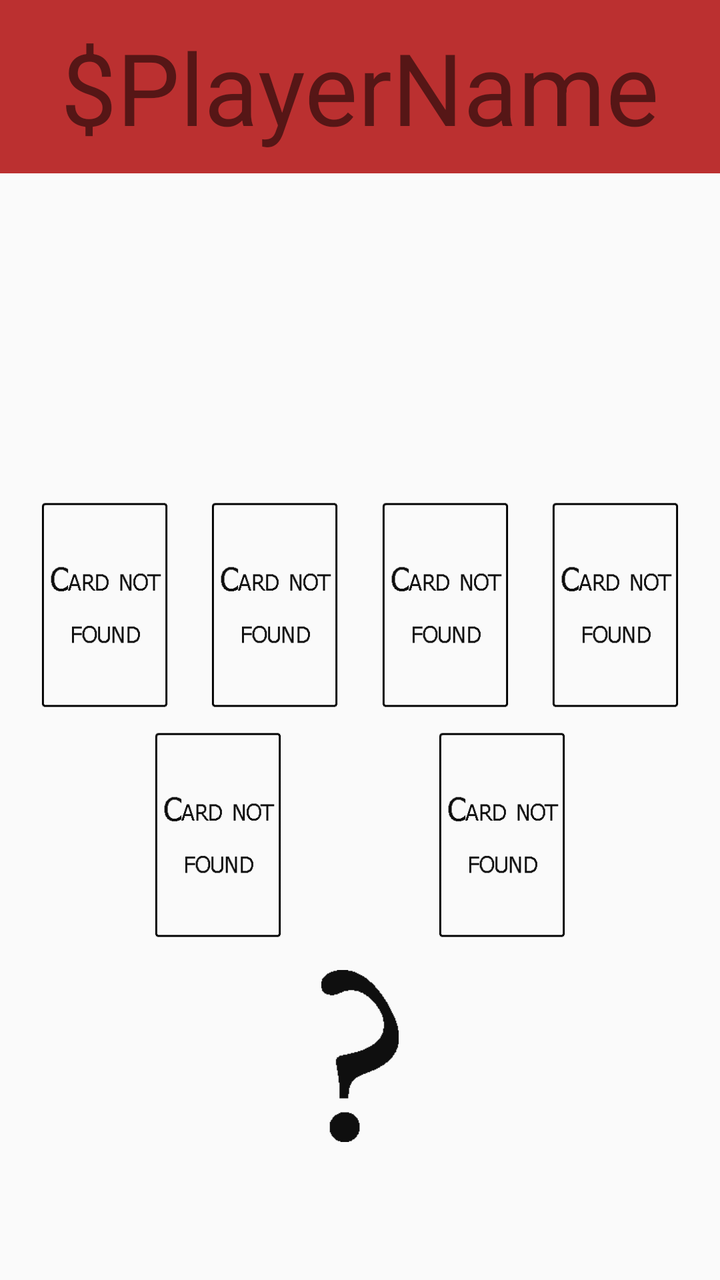
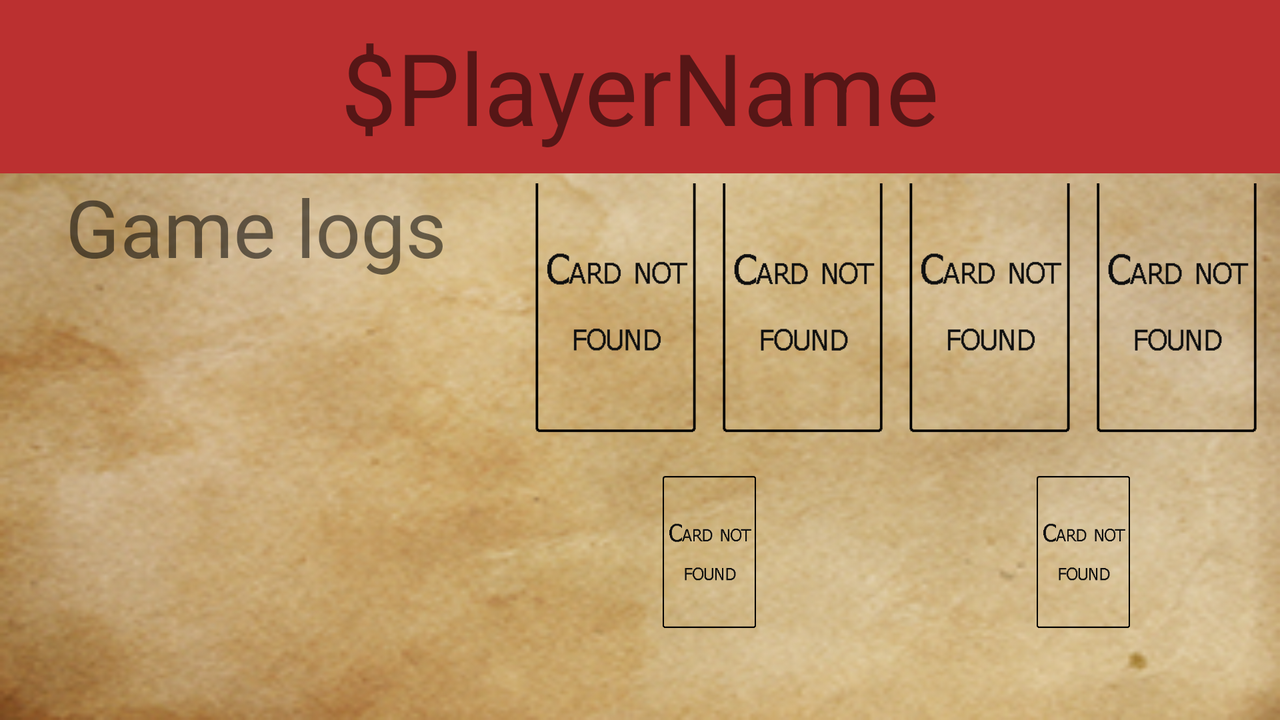

Compare how this app lays out the same screen by default and in its alternative resource folder. The renders come first, then the two layout files and the values they reference.
<!-- AndroidManifest.xml: application theme RedOrBlack -->
<!-- res/layout/activity_phase5.xml -->
<?xml version="1.0" encoding="utf-8"?>
<android.support.constraint.ConstraintLayout
    android:id="@+id/layout_phase5"
    xmlns:android="http://schemas.android.com/apk/res/android"
    xmlns:app="http://schemas.android.com/apk/res-auto"
    xmlns:tools="http://schemas.android.com/tools"
    android:layout_width="match_parent"
    android:layout_height="match_parent"
    tools:context="com.stl.tpalt.redorblack.activities.Phase5Activity">

    <include
        android:id="@+id/header"
        layout="@layout/header" />
    <android.support.constraint.ConstraintLayout
        android:layout_width="0dp"
        android:layout_height="0dp"
        android:clickable="false"
        android:padding="5dp"
        app:layout_constraintBottom_toTopOf="@id/guidelinebot"
        app:layout_constraintLeft_toLeftOf="parent"
        app:layout_constraintRight_toRightOf="parent"
        app:layout_constraintTop_toBottomOf="@id/header">

        <ImageView
            android:id="@+id/phase5_mycard1"
            android:layout_width="wrap_content"
            android:layout_height="0dp"
            android:adjustViewBounds="true"
            android:layout_margin="5dp"
            android:src="@drawable/errorcard"
            app:layout_constraintTop_toTopOf="@id/guidelinetop"
            app:layout_constraintBottom_toBottomOf="@id/guidelinemid"
            app:layout_constraintLeft_toLeftOf="parent"
            app:layout_constraintRight_toLeftOf="@id/phase5_mycard2"
            tools:ignore="ContentDescription" />

        <ImageView
            android:id="@+id/phase5_mycard2"
            android:layout_width="wrap_content"
            android:layout_height="0dp"
            android:adjustViewBounds="true"
            android:layout_margin="5dp"
            android:src="@drawable/errorcard"
            app:layout_constraintTop_toTopOf="@id/guidelinetop"
            app:layout_constraintBottom_toBottomOf="@id/guidelinemid"
            app:layout_constraintLeft_toRightOf="@id/phase5_mycard1"
            app:layout_constraintRight_toLeftOf="@id/phase5_mycard3"
            tools:ignore="ContentDescription" />

        <ImageView
            android:id="@+id/phase5_mycard3"
            android:layout_width="wrap_content"
            android:layout_height="0dp"
            android:adjustViewBounds="true"
            android:layout_margin="5dp"
            android:src="@drawable/errorcard"
            app:layout_constraintTop_toTopOf="@id/guidelinetop"
            app:layout_constraintBottom_toBottomOf="@id/guidelinemid"
            app:layout_constraintLeft_toRightOf="@id/phase5_mycard2"
            app:layout_constraintRight_toLeftOf="@id/phase5_mycard4"
            tools:ignore="ContentDescription" />

        <ImageView
            android:id="@+id/phase5_mycard4"
            android:layout_width="wrap_content"
            android:layout_height="0dp"
            android:adjustViewBounds="true"
            android:layout_margin="5dp"
            android:src="@drawable/errorcard"
            app:layout_constraintTop_toTopOf="@id/guidelinetop"
            app:layout_constraintBottom_toBottomOf="@id/guidelinemid"
            app:layout_constraintLeft_toRightOf="@id/phase5_mycard3"
            app:layout_constraintRight_toRightOf="parent"
            tools:ignore="ContentDescription" />

        <ImageView
            android:id="@+id/phase5_cardjai"
            android:layout_width="wrap_content"
            android:layout_height="0dp"
            android:adjustViewBounds="true"
            android:layout_margin="5dp"
            android:src="@drawable/errorcard"
            android:onClick="onJaiClicked"
            app:layout_constraintTop_toTopOf="@id/guidelinemid"
            app:layout_constraintBottom_toBottomOf="parent"
            app:layout_constraintLeft_toLeftOf="parent"
            app:layout_constraintRight_toLeftOf="@id/phase5_cardjaipas"
            tools:ignore="ContentDescription" />
        <ImageView
            android:id="@+id/phase5_cardjaipas"
            android:layout_width="wrap_content"
            android:layout_height="0dp"
            android:adjustViewBounds="true"
            android:layout_margin="5dp"
            android:src="@drawable/errorcard"
            android:onClick="onJaiPasClicked"
            app:layout_constraintTop_toTopOf="@id/guidelinemid"
            app:layout_constraintBottom_toBottomOf="parent"
            app:layout_constraintLeft_toRightOf="@id/phase5_cardjai"
            app:layout_constraintRight_toRightOf="parent"
            tools:ignore="ContentDescription" />


        <android.support.constraint.Guideline
            android:clickable="false"
            android:id="@+id/guidelinetop"
            android:layout_width="match_parent"
            android:layout_height="0dp"
            android:orientation="horizontal"
            app:layout_constraintGuide_percent="0.4" />

        <android.support.constraint.Guideline
            android:clickable="false"
            android:id="@+id/guidelinemid"
            android:layout_width="match_parent"
            android:layout_height="0dp"
            android:orientation="horizontal"
            app:layout_constraintGuide_percent="0.7" />

    </android.support.constraint.ConstraintLayout>

    <TextView
        android:id="@+id/tv_winorlose"
        android:layout_width="0dp"
        android:layout_height="wrap_content"
        android:text="WinOrLose"
        app:layout_constraintTop_toTopOf="@id/guidelinebot"
        app:layout_constraintLeft_toLeftOf="parent"
        app:layout_constraintRight_toRightOf="parent"
        android:gravity="center"
        android:textSize="@dimen/WinOrLose"
        android:textColor="@color/tv_winorlose"
        tools:ignore="HardcodedText"
        android:visibility="invisible"/>
    <TextView
        android:id="@+id/tv_drinkorgive"
        android:layout_width="0dp"
        android:layout_height="wrap_content"
        android:text="drinkorgive"
        app:layout_constraintTop_toBottomOf="@id/tv_winorlose"
        app:layout_constraintLeft_toLeftOf="parent"
        app:layout_constraintRight_toRightOf="parent"
        android:gravity="center"
        tools:ignore="HardcodedText"
        android:textSize="@dimen/DrinkOrGive"
        android:visibility="invisible"/>

    <ImageView
        android:clickable="false"
        android:padding="5dp"
        android:id="@+id/questionmark"
        android:layout_width="0dp"
        android:layout_height="0dp"
        android:src="@drawable/questionmark"
        app:layout_constraintTop_toTopOf="@id/guidelinebot"
        app:layout_constraintBottom_toBottomOf="@id/guidelinebotbot"
        app:layout_constraintLeft_toLeftOf="parent"
        app:layout_constraintRight_toRightOf="parent"
        tools:ignore="ContentDescription" />

    <android.support.constraint.Guideline
        android:clickable="false"
        android:id="@+id/guidelinebot"
        android:layout_width="match_parent"
        android:layout_height="0dp"
        android:orientation="horizontal"
        app:layout_constraintGuide_percent="0.75" />

    <android.support.constraint.Guideline
        android:clickable="false"
        android:id="@+id/guidelinebotbot"
        android:layout_width="match_parent"
        android:layout_height="0dp"
        android:orientation="horizontal"
        app:layout_constraintGuide_percent="0.9" />
</android.support.constraint.ConstraintLayout>
<!-- res/layout/header.xml (included above) -->
<?xml version="1.0" encoding="utf-8"?>
<android.support.constraint.ConstraintLayout
    android:id="@+id/header"
    xmlns:android="http://schemas.android.com/apk/res/android"
    xmlns:app="http://schemas.android.com/apk/res-auto"
    xmlns:tools="http://schemas.android.com/tools"
    android:layout_width="match_parent"
    android:layout_height="wrap_content"
    tools:context="com.stl.tpalt.redorblack.activities.TemplatePhasesActivity"
    app:layout_constraintTop_toTopOf="parent"
    android:background="#BB3030">

    <TextView
        android:id="@+id/tv_header"
        android:layout_width="wrap_content"
        android:layout_height="wrap_content"
        android:text="$PlayerName"
        android:textSize="@dimen/header_playername"
        android:maxLines="1"
        android:padding="10dp"
        tools:ignore="HardcodedText"
        app:layout_constraintRight_toRightOf="parent"
        app:layout_constraintLeft_toLeftOf="parent"/>
</android.support.constraint.ConstraintLayout>
<!-- resources referenced by this layout -->
<resources>
  <dimen name="DrinkOrGive">20sp</dimen>
  <dimen name="WinOrLose">30sp</dimen>
  <dimen name="header_playername">50sp</dimen>
  <!-- drawable errorcard: png bitmap (drawable, 1818 bytes) -->
  <!-- drawable questionmark: png bitmap (drawable, 972 bytes) -->
  <style name="RedOrBlack" parent="Theme.AppCompat.Light.DarkActionBar">
          <item name="android:windowNoTitle">true</item>
          <item name="android:windowActionBar">false</item>
          <item name="android:windowFullscreen">true</item>
          <item name="android:windowContentOverlay">@null</item>
          <item name="windowActionBar">false</item>
          <item name="windowNoTitle">true</item>
      </style>
</resources>
<!-- res/layout-land/activity_phase5.xml (the repository's variant of the layout above) -->
<!-- drawn on the phone turned sideways -->
<?xml version="1.0" encoding="utf-8"?>
<android.support.constraint.ConstraintLayout
    android:id="@+id/layout_phase5"
    xmlns:android="http://schemas.android.com/apk/res/android"
    xmlns:app="http://schemas.android.com/apk/res-auto"
    xmlns:tools="http://schemas.android.com/tools"
    android:layout_width="match_parent"
    android:layout_height="match_parent"
    tools:context="com.stl.tpalt.redorblack.activities.Phase5Activity"
    android:background="@drawable/parchmentmini">

    <android.support.constraint.Guideline
        android:id="@+id/separator"
        android:layout_width="0dp"
        android:layout_height="match_parent"
        android:orientation="vertical"
        app:layout_constraintGuide_percent="0.4"/>

    <include
        android:id="@+id/header"
        layout="@layout/header" />

    <include
        layout="@layout/random_event"
        android:visibility="gone"/>

    <android.support.constraint.ConstraintLayout
        android:layout_width="0dp"
        android:layout_height="0dp"
        android:clickable="false"
        android:padding="5dp"
        app:layout_constraintBottom_toBottomOf="parent"
        app:layout_constraintHorizontal_bias="1.0"
        app:layout_constraintLeft_toRightOf="@id/separator"
        app:layout_constraintRight_toRightOf="parent"
        app:layout_constraintTop_toBottomOf="@id/header"
        app:layout_constraintVertical_bias="0.0">

        <ImageView
            android:id="@+id/phase5_mycard1"
            android:layout_width="0dp"
            android:layout_height="wrap_content"
            android:layout_margin="5dp"
            android:adjustViewBounds="true"
            android:src="@drawable/errorcard"
            app:layout_constraintBottom_toBottomOf="@id/guidelinemid"
            app:layout_constraintLeft_toLeftOf="parent"
            app:layout_constraintRight_toLeftOf="@id/guidelinev1"
            app:layout_constraintTop_toTopOf="@id/guidelinetop"
            tools:ignore="ContentDescription" />

        <ImageView
            android:id="@+id/phase5_mycard2"
            android:layout_width="0dp"
            android:layout_height="wrap_content"
            android:layout_margin="5dp"
            android:adjustViewBounds="true"
            android:src="@drawable/errorcard"
            app:layout_constraintBottom_toBottomOf="@id/guidelinemid"
            app:layout_constraintLeft_toRightOf="@id/guidelinev1"
            app:layout_constraintRight_toLeftOf="@id/guidelinev2"
            app:layout_constraintTop_toTopOf="@id/guidelinetop"
            tools:ignore="ContentDescription" />

        <ImageView
            android:id="@+id/phase5_mycard3"
            android:layout_width="0dp"
            android:layout_height="wrap_content"
            android:layout_margin="5dp"
            android:adjustViewBounds="true"
            android:src="@drawable/errorcard"
            app:layout_constraintBottom_toBottomOf="@id/guidelinemid"
            app:layout_constraintLeft_toRightOf="@id/guidelinev2"
            app:layout_constraintRight_toLeftOf="@id/guidelinev3"
            app:layout_constraintTop_toTopOf="@id/guidelinetop"
            tools:ignore="ContentDescription" />

        <ImageView
            android:id="@+id/phase5_mycard4"
            android:layout_width="0dp"
            android:layout_height="wrap_content"
            android:layout_margin="5dp"
            android:adjustViewBounds="true"
            android:src="@drawable/errorcard"
            app:layout_constraintBottom_toBottomOf="@id/guidelinemid"
            app:layout_constraintLeft_toRightOf="@id/guidelinev3"
            app:layout_constraintRight_toRightOf="parent"
            app:layout_constraintTop_toTopOf="@id/guidelinetop"
            tools:ignore="ContentDescription" />

        <ImageView
            android:id="@+id/phase5_cardjai"
            android:layout_width="wrap_content"
            android:layout_height="0dp"
            android:layout_margin="40dp"
            android:adjustViewBounds="true"
            android:onClick="onJaiClicked"
            android:src="@drawable/errorcard"
            app:layout_constraintBottom_toBottomOf="parent"
            app:layout_constraintHorizontal_chainStyle="packed"
            app:layout_constraintLeft_toLeftOf="parent"
            app:layout_constraintRight_toLeftOf="@id/questionmark"
            app:layout_constraintTop_toTopOf="@id/guidelinemid"
            tools:ignore="ContentDescription" />

        <ImageView
            android:id="@+id/phase5_cardjaipas"
            android:layout_width="wrap_content"
            android:layout_height="0dp"
            android:layout_margin="40dp"
            android:adjustViewBounds="true"
            android:onClick="onJaiPasClicked"
            android:src="@drawable/errorcard"
            app:layout_constraintBottom_toBottomOf="parent"
            app:layout_constraintHorizontal_chainStyle="packed"
            app:layout_constraintLeft_toRightOf="@id/questionmark"
            app:layout_constraintRight_toRightOf="parent"
            app:layout_constraintTop_toTopOf="@id/guidelinemid"
            tools:ignore="ContentDescription" />

        <android.support.constraint.Guideline
            android:id="@+id/guidelinev1"
            android:layout_width="match_parent"
            android:layout_height="0dp"
            android:clickable="false"
            android:orientation="vertical"
            app:layout_constraintGuide_percent="0.25" />

        <android.support.constraint.Guideline
            android:id="@+id/guidelinev2"
            android:layout_width="match_parent"
            android:layout_height="0dp"
            android:clickable="false"
            android:orientation="vertical"
            app:layout_constraintGuide_percent="0.5" />

        <android.support.constraint.Guideline
            android:id="@+id/guidelinev3"
            android:layout_width="match_parent"
            android:layout_height="0dp"
            android:clickable="false"
            android:orientation="vertical"
            app:layout_constraintGuide_percent="0.75" />

        <android.support.constraint.Guideline
            android:id="@+id/guidelinetop"
            android:layout_width="match_parent"
            android:layout_height="0dp"
            android:clickable="false"
            android:orientation="horizontal"
            app:layout_constraintGuide_percent="0.05" />

        <android.support.constraint.Guideline
            android:id="@+id/guidelinemid"
            android:layout_width="match_parent"
            android:layout_height="0dp"
            android:clickable="false"
            android:orientation="horizontal"
            app:layout_constraintGuide_percent="0.4" />

        <TextView
            android:id="@+id/tv_winorlose"
            android:layout_width="0dp"
            android:layout_height="wrap_content"
            android:gravity="center"
            android:text="WinOrLose"
            android:textColor="@color/tv_winorlose"
            android:textSize="@dimen/WinOrLoseTablet"
            android:visibility="invisible"
            app:layout_constraintBottom_toTopOf="@id/tv_drinkorgive"
            app:layout_constraintLeft_toLeftOf="parent"
            app:layout_constraintRight_toRightOf="parent"
            app:layout_constraintTop_toBottomOf="@id/guidelinemid"
            app:layout_constraintVertical_chainStyle="packed"
            tools:ignore="HardcodedText" />

        <TextView
            android:id="@+id/tv_drinkorgive"
            android:layout_width="0dp"
            android:layout_height="wrap_content"
            android:gravity="center"
            android:text="drinkorgive"
            android:textSize="@dimen/DrinkOrGiveTablet"
            android:visibility="invisible"
            app:layout_constraintBottom_toBottomOf="parent"
            app:layout_constraintLeft_toLeftOf="parent"
            app:layout_constraintRight_toRightOf="parent"
            app:layout_constraintTop_toBottomOf="@id/tv_winorlose"
            app:layout_constraintVertical_chainStyle="packed"
            tools:ignore="HardcodedText" />

        <ImageView
            android:id="@+id/questionmark"
            android:layout_width="wrap_content"
            android:layout_height="0dp"
            android:layout_margin="100dp"
            android:clickable="false"
            android:adjustViewBounds="true"
            android:src="@drawable/questionmark"
            app:layout_constraintBottom_toBottomOf="parent"
            app:layout_constraintLeft_toLeftOf="parent"
            app:layout_constraintRight_toRightOf="parent"
            app:layout_constraintHorizontal_chainStyle="packed"
            app:layout_constraintTop_toTopOf="@id/guidelinemid"
            tools:ignore="ContentDescription" />

    </android.support.constraint.ConstraintLayout>

    <android.support.constraint.Guideline
        android:clickable="false"
        android:id="@+id/guidelinebot"
        android:layout_width="match_parent"
        android:layout_height="0dp"
        android:orientation="horizontal"
        app:layout_constraintGuide_percent="0.75" />

    <android.support.constraint.Guideline
        android:clickable="false"
        android:id="@+id/guidelinebotbot"
        android:layout_width="match_parent"
        android:layout_height="0dp"
        android:orientation="horizontal"
        app:layout_constraintGuide_percent="0.9" />
    <include
        android:id="@+id/appLog"
        layout="@layout/applog_activity"
        android:layout_width="0dp"
        android:layout_height="0dp"
        app:layout_constraintBottom_toBottomOf="parent"
        app:layout_constraintLeft_toLeftOf="parent"
        app:layout_constraintRight_toRightOf="@id/separator"
        app:layout_constraintTop_toBottomOf="@id/header"
        tools:ignore="InconsistentLayout" />

</android.support.constraint.ConstraintLayout>
<!-- res/layout/random_event.xml (included above) -->
<?xml version="1.0" encoding="utf-8"?>
<android.support.constraint.ConstraintLayout
    android:id="@+id/random_layout"
    xmlns:android="http://schemas.android.com/apk/res/android"
    android:layout_width="match_parent"
    android:layout_height="match_parent"
    xmlns:app="http://schemas.android.com/apk/res-auto"
    android:background="#33AAFF"
    android:clickable="false">
    <View
        android:layout_width="match_parent"
        android:layout_height="match_parent"
        android:id="@+id/myRectangleView"
        android:background="#44BBFF"/>
    <TextView
        android:layout_width="wrap_content"
        android:layout_height="wrap_content"
        app:layout_constraintTop_toTopOf="parent"
        app:layout_constraintRight_toRightOf="parent"
        app:layout_constraintLeft_toLeftOf="parent"
        app:layout_constraintBottom_toBottomOf="parent"
        android:text="@string/random_double"
        android:textColor="#FFF"
        android:textSize="40sp"
        android:gravity="center"
        android:textStyle="bold"
        android:padding="30dp"/>

</android.support.constraint.ConstraintLayout>
<!-- res/layout/applog_activity.xml (included above) -->
<?xml version="1.0" encoding="utf-8"?>
<android.support.constraint.ConstraintLayout
    xmlns:android="http://schemas.android.com/apk/res/android"
    xmlns:app="http://schemas.android.com/apk/res-auto"
    android:layout_width="match_parent"
    android:layout_height="match_parent">

    <TextView
        android:id="@+id/titleLogs"
        android:layout_width="match_parent"
        android:layout_height="wrap_content"
        android:gravity="center"
        android:text="@string/historique_de_la_partie"
        android:textSize="40sp" />

    <ListView
        android:id="@+id/listview_loglist"
        android:layout_width="match_parent"
        android:layout_height="0dp"
        android:background="#00000000"
        android:divider="@drawable/listview_divider"
        android:padding="20dp"
        app:layout_constraintTop_toBottomOf="@+id/titleLogs" />

</android.support.constraint.ConstraintLayout>
<!-- resources referenced by the variant -->
<!-- as the phone turned sideways resolves them -->
<resources>
  <dimen name="DrinkOrGiveTablet">30sp</dimen>
  <dimen name="WinOrLoseTablet">40sp</dimen>
  <dimen name="header_playername">50sp</dimen>
  <!-- drawable errorcard: png bitmap (drawable, 1818 bytes) -->
  <!-- drawable listview_divider: png bitmap (drawable, 322 bytes) -->
  <!-- drawable parchmentmini: png bitmap (drawable, 128585 bytes) -->
  <!-- drawable questionmark: png bitmap (drawable, 972 bytes) -->
  <string name="historique_de_la_partie">Game logs</string>
  <string name="random_double">Sips are dubbed for this turn !!</string>
  <style name="RedOrBlack" parent="Theme.AppCompat.Light.DarkActionBar">
          <item name="android:windowNoTitle">true</item>
          <item name="android:windowActionBar">false</item>
          <item name="android:windowFullscreen">true</item>
          <item name="android:windowContentOverlay">@null</item>
          <item name="windowActionBar">false</item>
          <item name="windowNoTitle">true</item>
      </style>
</resources>
